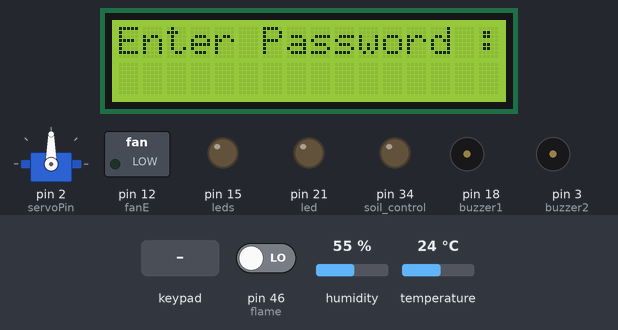
Simulated run of this sketch. Board: Arduino Mega 2560, built with avr-gcc and run on an emulated ATmega2560. On the bench: 16×2 character LCD, servo, switched loads named in the sketch (green lamp = pin HIGH), output pins drawn as LEDs (lit = HIGH), buzzer (waves = sounding, pin HIGH). Inputs (shaded band) come from the test bench; at power-on: pin 46 (flame) LOW, humidity 55 %, temperature 24 °C.

Above: at 1.2 s.
1.3 s: keypad keys 1 2 3 4 = pressed 0.4 s apart
At 1.5 s:
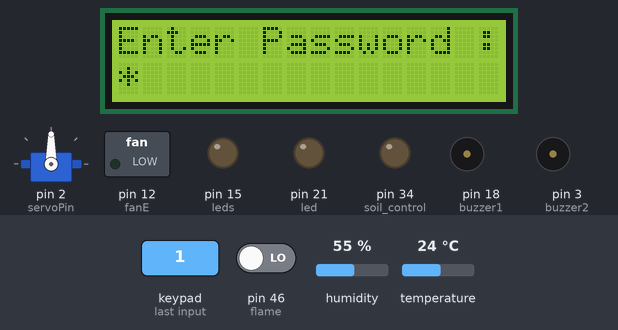
At 11.2 s:
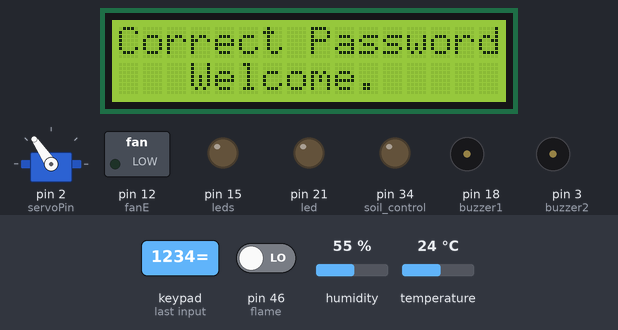
Timing chart, 0 to 21.4 s (numbered marks = the images above; inputs shaded):
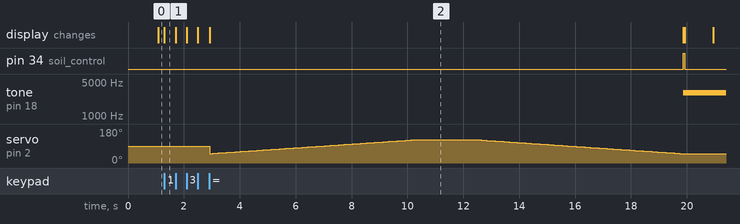

The sketch:

finalCode1.03.ino
```cpp
#include <LiquidCrystal_I2C.h>
#include <Keypad.h>
#include <SoftwareSerial.h>
#include<Servo.h>
#include <Adafruit_Sensor.h>
#include <DHT.h>
#include <DHT_U.h>

//keypad pins
const byte ROWS = 4 , COLS = 4;
byte pinRows[ROWS] = {11,10,9,8};

byte pinCols[COLS] =  {7,6,5,4};

//door buzzer
#define buzzer1 18

//bluetooth pins
#define RX 0
#define TX 1

//servo pin
#define servoPin 2

//ultrasonic pins
#define echo 52
#define trig 50

//pir pin
#define pir 20

//pir leds pin
#define leds 15

//humidity sensor pin
#define dhtpin 48

//soil moisture sensor pin
#define soil_control 34
#define soil_adc A14

//flame sensor pin
#define flame 46

//fire alarm buzzer pin
#define buzzer2 3

//fan pin
#define fanA 10
#define fanB 11
#define fanE 12 //pwm

//fan pin
#define curtainA 10
#define curtainB 11
#define curtainE 12 //pwm

//ldr pin
#define ldr A1

//ldr led pin
#define led 21

LiquidCrystal_I2C lcd(0x27,16,2);
char keys[ROWS][COLS] = {{'1','2','3','A'},
                        {'4','5','6','B'},
                        {'7','8','9','C'},
                        {'*','0','=','D'}
                        };
Keypad keypad = Keypad(makeKeymap(keys) , pinRows , pinCols, ROWS , COLS);
bool password = false; byte ct = 0;
const String pass = "1234" ;
SoftwareSerial myserial(RX,TX);
Servo Myservo;
float distant,disC;
#define dhttype DHT11
DHT dht(dhtpin,dhttype);


void setup() {
  Serial.begin(9600);
  myserial.begin(9600);
  lcd.init();
  lcd.backlight();
  Myservo.attach(servoPin);
  dht.begin();
  pinMode(buzzer1,OUTPUT);
  pinMode(echo,INPUT);
  pinMode(trig,OUTPUT);
  pinMode(pir,INPUT);
  pinMode(leds,OUTPUT);
  pinMode(soil_adc,INPUT);
  pinMode(soil_control,OUTPUT);
  digitalWrite(soil_control,LOW);
  pinMode(flame,INPUT);
  pinMode(buzzer2,OUTPUT);

  pinMode(fanA,OUTPUT);
  pinMode(fanB,OUTPUT);
  pinMode(fanE,OUTPUT);

  pinMode(curtainA,OUTPUT);
  pinMode(curtainB,OUTPUT);
  pinMode(curtainE,OUTPUT);

  pinMode(ldr,INPUT);
  pinMode(led,OUTPUT);

  noTone(buzzer1);
}

void loop() {
  bluetoothControl();
  doorControl();
//  openLeds();
//  curtain();
  flameanddht();
  soilsensor();
}

void doorControl(){
   if(true){
    lcd.clear(); lcd.setCursor(0,0); lcd.print("Welcome.");
    delay(1000);
    password = checkPass();
    if(password){
      servo_right();
      delay(2000);
//      long t = millis(); //>>>>>>>>>>>>>>>>loop
//      while(millis() < t + 10000){
////        openLeds();
////        flameanddht();
////        curtain();
////        soilsensor();
//      }
      servo_left();
      lcd.clear();
      }
   else{
         lcd.clear(); lcd.setCursor(0,0); lcd.print("Warning!");
         //tone(buzzer1,6000);
         long t = millis(); //>>>>>>>>>>>>>>>>loop
          while(millis() < t + 5500){
          lcd.setCursor(0,1); lcd.print((millis() - t)/1000);
          }
         //noTone(buzzer1);
         lcd.clear();
      }
    }
  }

bool checkPass(){
  for(int i = 0 ; i < 3;i++){ //>>>>>>>>>>>>>>>>loop
     lcd.setCursor(0,0); lcd.print("Enter Password : "); lcd.setCursor(0,1);
     String text = "";
     while(true){            //>>>>>>>>>>>>>>>>infinte loop
     char key = keypad.getKey();
     if(key == '=' && text == pass){
      lcd.clear(); lcd.setCursor(0,0); lcd.print("Correct Password" );
      lcd.setCursor(3,1); lcd.print("Welcome." );
      return true;
      }
     else if(key == '=' && text != pass) {
      lcd.clear();
      lcd.setCursor(0,0);
      lcd.print("Wrong Password");
      lcd.setCursor(0,1);
      lcd.print("Try again.");
      delay(1000);
      }
      else if(key){
        text += String(key);
        lcd.print("*");
      }
     }
    }
    return false;
  }

void curtain(){
  if(analogRead(ldr) <= 512)
    openCurtain();
  else
    closeCurtain();
  }

void soilsensor(){
  digitalWrite(soil_control,HIGH);
  delay(25);
  int soil=analogRead(soil_adc);
  delay(25);
  digitalWrite(soil_control,LOW);
  if(soil < 50){
    lcd.clear(); lcd.setCursor(0,0); lcd.print("Plantes needs");
    lcd.setCursor(3,1); lcd.print(" water.");
      }
  }

void flameanddht(){
   float h = dht.readHumidity();
   float t = dht.readTemperature();
   int val = digitalRead(flame);
   if(val == LOW || t > 40){
      tone(buzzer2,3000);
       }
   else if(h > 50){
      openFan();
      }
   else{
      noTone(buzzer2);
      closeFan();
     }
    }

void servo_right()
{
  for(int pos = 50; pos<= 124; pos++){   //>>>>>>>>>>>>>>>>loop
  Myservo.write(pos);
  delay(100);}
}

void servo_left()
{
  for(int pos = 123; pos >= 50; pos--){  //>>>>>>>>>>>>>>>>loop
  Myservo.write(pos);
  delay(100);
  }
}

float ultrasonic()
{
  digitalWrite(trig,LOW);
  delayMicroseconds(2);
  digitalWrite(trig,HIGH);
  delayMicroseconds(10);
  digitalWrite(trig,LOW);
  distant = pulseIn(echo,HIGH);
  disC = distant*0.5*0.034;
  Serial.println(disC);
  return disC;
}
void openLeds(){
  if(digitalRead(pir)){
    digitalWrite(leds,HIGH);
    }
  else{
    digitalWrite(leds,LOW);
    }
  }


void bluetoothControl(){
  if(myserial.available()){
    switch(myserial.read()){
      case 'A' : {
        digitalWrite(led,HIGH);
        break;
        }
       case 'B' : {
        digitalWrite(led,LOW);
        break;
        }
        case 'C' : {
        digitalWrite(leds,HIGH);
        break;
        }
        case 'D' : {
        digitalWrite(leds,LOW);
        break;
        }
        case 'E' : {
        openFan();
        break;
        }
        case 'F' : {
        closeFan();
        break;
        }
        case 'G' : {
        servo_right();
        break;
        }
        case 'H' : {
        servo_left();
        break;
        }
        case 'I' : {
        digitalWrite(buzzer1,HIGH);
        break;
        }
        case 'J' : {
        digitalWrite(buzzer1 , LOW);
        break;
        }
        case 'K' : {
        digitalWrite(buzzer2,HIGH);
        break;
        }
        case 'L' : {
        digitalWrite(buzzer2 , LOW);
        break;
        }
      }
    }
  }

  void openFan(){
    digitalWrite(fanA,HIGH);
    digitalWrite(fanB,HIGH);
    analogWrite(fanE,255);
  }

  void closeFan(){
    digitalWrite(fanA,LOW);
    digitalWrite(fanB,LOW);
    analogWrite(fanE,0);
  }

  void openCurtain(){
    digitalWrite(curtainA,HIGH);
    digitalWrite(curtainB,HIGH);
    analogWrite(curtainE,255);
  }

  void closeCurtain(){
    digitalWrite(curtainA,LOW);
    digitalWrite(curtainB,LOW);
    analogWrite(curtainE,0);
  }
```

Measured:
- after the input at 1.3 s, pin 34 (soil_control): LOW → HIGH after 18.6 s, → LOW 0.05 s later; tone on pin 18 (buzzer1): silent → 3000 Hz after 18.6 s; servo on pin 2 (servoPin): 90° → 50° after 1.6 s, → 51° 0.10 s later, → 52° 0.10 s later, → 53° 0.10 s later, … (149 changes in this stretch); the display: changes at once (image 1)
